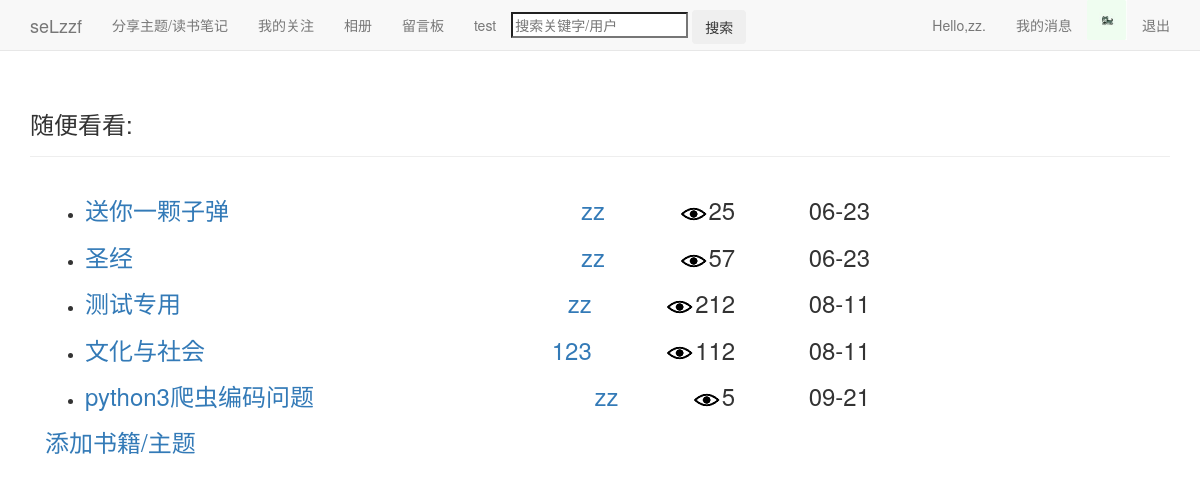
Before: /index/ (signed in) with the older database file.
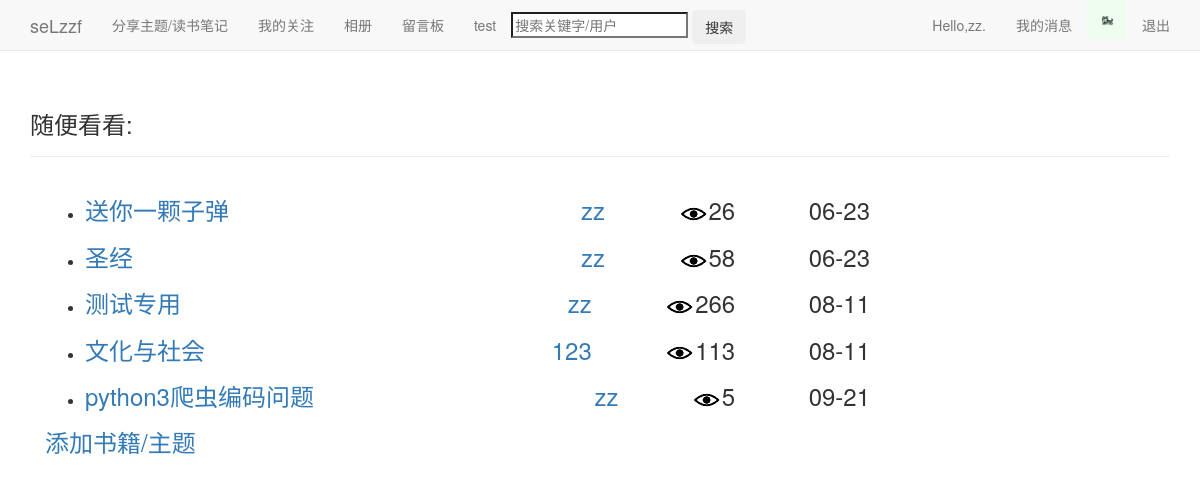
After: the same page with the newer database file.
### blogs/models.py (models this page shows, shortened)
class Theme(models.Model):
	owner=models.ForeignKey(User)
	title=models.CharField('标题',max_length=15)
	date_added=models.DateTimeField(auto_now_add=True)
	设为私密=models.BooleanField(default=False)
	views=models.PositiveIntegerField(default=0)
	praises=models.PositiveIntegerField(default=0)

### blogs/views.py (the view)
# urls.py: url(r'^index/$',views.index,name='index'),
@login_required
def index(request):
	themes=Theme.objects.filter(设为私密=False)
	page_user=request.user
	request_userinfo=Userinfo.objects.get(user=page_user)
	context={'themes':themes,'page_user':page_user,'request_userinfo':request_userinfo}
	return render(request,'blogs/index.html',context)

### blogs/templates/blogs/index.html (shortened to what this page needs)
{% extends "blogs/base.html" %}
{% load static %}
{% block header %}
  <h3>随便看看:</h3>
{% endblock header %}
{% block content %}
<div class="col-md-9">
<ul>
  {% for theme in themes %}
	<li><h3>
	  <a href="{% url 'blogs:theme' theme.owner.id theme.id %}">{{theme.title}}</a>
	  <div style="float:right;">
		{{theme.date_added|date:'m-d'}}
	  </div>
	  <div style="float:right;">
		<img src="{% static 'images/views.jpg' %}"/>{{theme.views}}
	  </div>
	  <a style="float:right;" href="{% url 'users:userinfo' theme.owner.id %}">{{theme.owner}}</a>
	</h3></li>
  {% empty %}
	<li>暂时还没有人发表主题。</li>
  {% endfor %}
</ul>
  {% if page_user == user %}
  <h3>
    <a href="{% url 'blogs:new_theme' %}">添加书籍/主题</a>
  </h3>
  {% endif %}
</div>
{% endblock content %}

Changed rows visible on the page:
changed Theme "送你一颗子弹": views "25" → "26"
changed Theme "圣经": views "57" → "58"
changed Theme "测试专用": views "212" → "266"
changed Theme "文化与社会": views "112" → "113"
